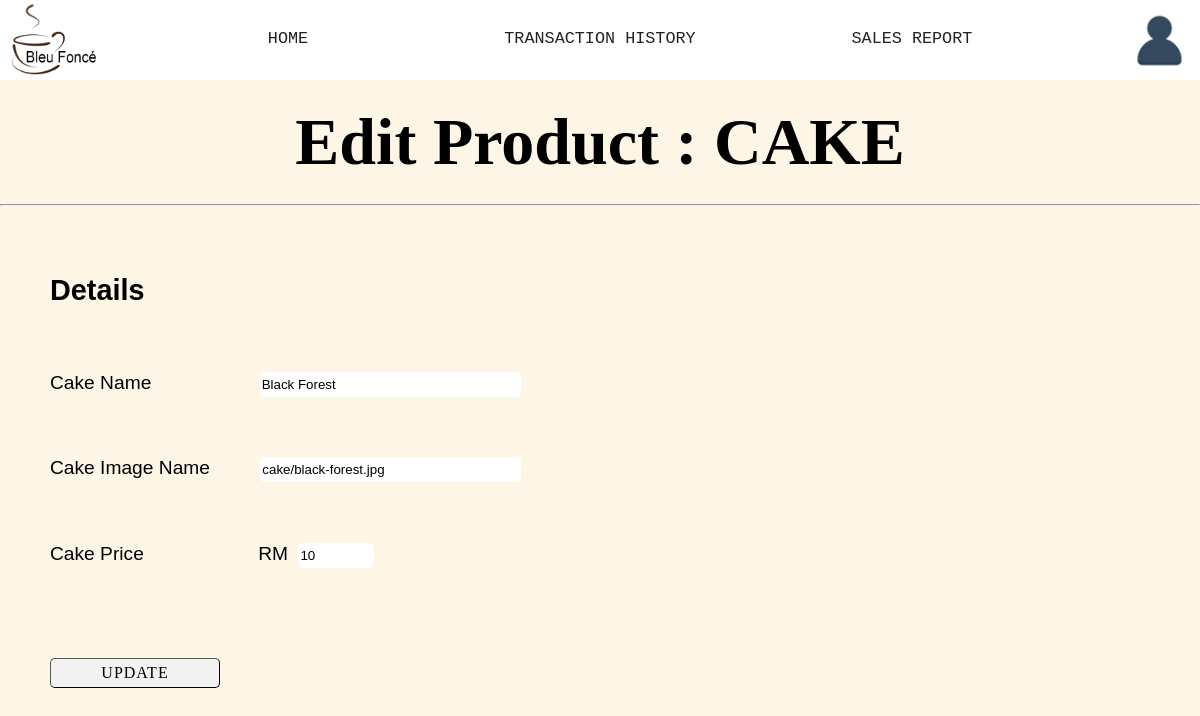
The app's page /ADMIN/A.Edit Cake Form.php?edit&id=30706 with its own data.
### tables this page shows
CREATE TABLE IF NOT EXISTS `menu_cake` (
  `cake_ID` int(11) NOT NULL,
  `cake_name` varchar(100) NOT NULL,
  `cake_img_name` varchar(100) NOT NULL,
  `cake_price` double NOT NULL,
  PRIMARY KEY (`cake_ID`)
);

### ADMIN/A.Edit Cake Form.php (the view, shortened to what this page needs)
<?php include("dataconnection.php")?>
<html>
<head>
</head>
<body>
	<?php include("A.header.php");?>
	<?php
		if(isset($_REQUEST["edit"]))
		{
			$id=$_REQUEST["id"];
			$update=true;
			$data="SELECT * FROM menu_cake WHERE cake_ID=$id";
			$result=mysqli_query($connect, $data);
			if(mysqli_num_rows($result)==1)
			{
				$row=mysqli_fetch_array($result);
				$name=$row["cake_name"];
				$img=$row["cake_img_name"];
				$price=$row["cake_price"];
			}
		}
	?>
	<h1>Edit Product : CAKE</h1>
	<hr/>
	<br/><br/>
	<form method="post">
		<h2>Details</h2>
		<br/>
		<p id="name">
		<label>Cake Name</label>
		<input type="text" name="cake_name" required size="30" maxlength="100" value="<?php echo $name; ?>"/>
		</p>
		<br/>
		<p id="img">
		<label>Cake Image Name</label>
		<input type="text" name="cake_img_name" required size="30" maxlength="100" value="<?php echo $img; ?>"/>
		</p>
		<br/>
		<p id="price">
		<label>Cake Price</label>
		<label style="margin-left:109px;">RM</label>
		<input type="number" name="cake_price" step="0.10" value="<?php echo $price; ?>" min="0.10" max="20" required />
		</p>
		<br/>
		<p id="subbtn">
		<?php if($update==true): ?>
			<input type="submit" name="subbtn" value="UPDATE"/>
		<?php else: ?>
			<input type="submit" name="subbtn" value="SAVE"/>
		<?php endif ?>
		</p>
	</form>
</body>
</html>

### ADMIN/A.Edit Cake Form.php (style rules this page uses)
body { background-color: #FDF5E6; }
h1 { text-align:center;font-size: 5.5vw;margin-top:2%;margin-bottom:2%; }
form { margin-left:50px; font-size:120%; }
#name input[type="text"] { border-style: none; height: 25px; margin-left: 103px; border-radius: 5px; }
#img input[type="text"] { border-style: none; height: 25px; margin-left: 45px; border-radius: 5px; }
#price input[type="number"] { border-style: none; height: 25px; margin-left:5px; border-radius: 5px; }
#subbtn input[type="submit"] { margin-top:30px; width: 170px; height:30px; letter-spacing: 1px; border-radius: 5px; border-width:1px; background-color:f2f2f2; font-size:16px; font-family:times new roman; }

### ADMIN/A.header.php (style rules this page uses)
body { margin: 0; font-family: Arial, Helvetica, sans-serif; background-color:#FDF5E6; margin-bottom:10%; }
h1 { font-family:times new roman; }

### records on screen
menu_cake: cake_name "Black Forest", cake_img_name "cake/black-forest.jpg", cake_price "10"
